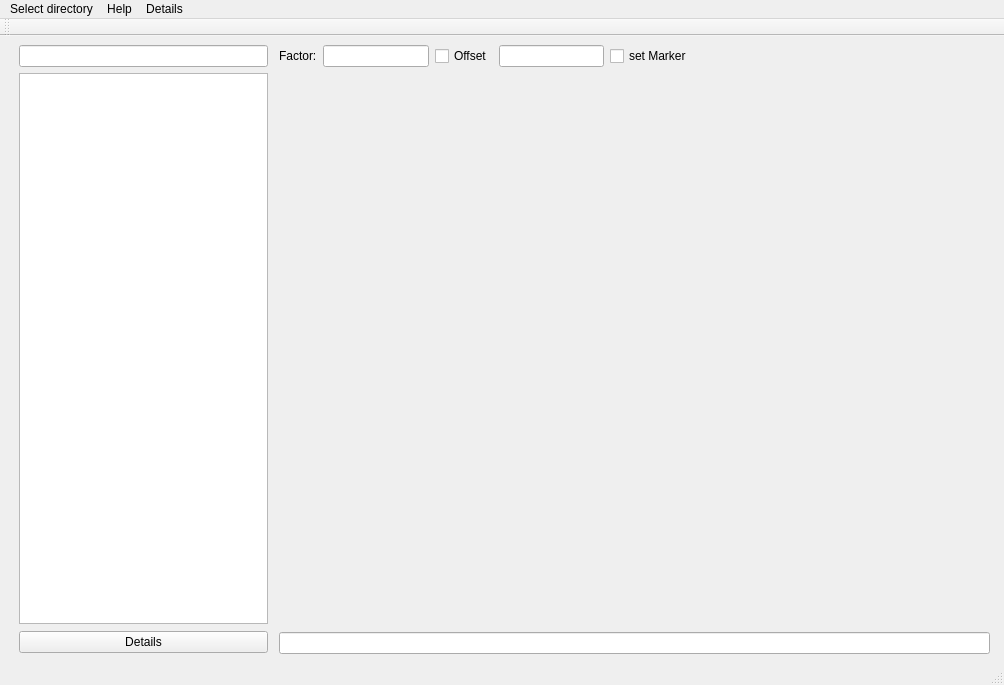
<?xml version="1.0" encoding="UTF-8"?>
<ui version="4.0">
 <class>Auger_data_browser</class>
 <widget class="QMainWindow" name="Auger_data_browser">
  <property name="geometry">
   <rect>
    <x>0</x>
    <y>0</y>
    <width>1004</width>
    <height>685</height>
   </rect>
  </property>
  <property name="windowTitle">
   <string>Auger data browser</string>
  </property>
  <widget class="QWidget" name="centralwidget">
   <layout class="QVBoxLayout" name="verticalLayout_2">
    <item>
     <layout class="QHBoxLayout" name="horizontalLayout">
      <property name="sizeConstraint">
       <enum>QLayout::SetMinimumSize</enum>
      </property>
      <property name="leftMargin">
       <number>5</number>
      </property>
      <property name="rightMargin">
       <number>5</number>
      </property>
      <item>
       <layout class="QVBoxLayout" name="verticalLayout_3">
        <property name="sizeConstraint">
         <enum>QLayout::SetMinimumSize</enum>
        </property>
        <property name="leftMargin">
         <number>5</number>
        </property>
        <property name="rightMargin">
         <number>5</number>
        </property>
        <item>
         <widget class="QLineEdit" name="lineEdit_directory">
          <property name="sizePolicy">
           <sizepolicy hsizetype="Minimum" vsizetype="Fixed">
            <horstretch>0</horstretch>
            <verstretch>0</verstretch>
           </sizepolicy>
          </property>
          <property name="minimumSize">
           <size>
            <width>20</width>
            <height>0</height>
           </size>
          </property>
         </widget>
        </item>
        <item>
         <widget class="QListWidget" name="listWidget">
          <property name="enabled">
           <bool>true</bool>
          </property>
          <property name="sizePolicy">
           <sizepolicy hsizetype="Minimum" vsizetype="Expanding">
            <horstretch>0</horstretch>
            <verstretch>0</verstretch>
           </sizepolicy>
          </property>
          <property name="minimumSize">
           <size>
            <width>20</width>
            <height>0</height>
           </size>
          </property>
          <property name="alternatingRowColors">
           <bool>true</bool>
          </property>
          <property name="selectionMode">
           <enum>QAbstractItemView::ExtendedSelection</enum>
          </property>
         </widget>
        </item>
        <item>
         <layout class="QHBoxLayout" name="horizontalLayout_3">
          <property name="topMargin">
           <number>1</number>
          </property>
          <property name="bottomMargin">
           <number>1</number>
          </property>
          <item>
           <widget class="QPushButton" name="pushButton_details">
            <property name="sizePolicy">
             <sizepolicy hsizetype="Minimum" vsizetype="Minimum">
              <horstretch>0</horstretch>
              <verstretch>0</verstretch>
             </sizepolicy>
            </property>
            <property name="minimumSize">
             <size>
              <width>0</width>
              <height>14</height>
             </size>
            </property>
            <property name="toolTip">
             <string>Show all details for the last data file</string>
            </property>
            <property name="text">
             <string>Details</string>
            </property>
           </widget>
          </item>
         </layout>
        </item>
       </layout>
      </item>
      <item>
       <layout class="QVBoxLayout" name="verticalLayout">
        <item>
         <layout class="QHBoxLayout" name="horizontalLayout_2">
          <property name="sizeConstraint">
           <enum>QLayout::SetMinimumSize</enum>
          </property>
          <item>
           <widget class="QLabel" name="label">
            <property name="text">
             <string>Factor:</string>
            </property>
           </widget>
          </item>
          <item>
           <widget class="QLineEdit" name="lineEdit_factor">
            <property name="sizePolicy">
             <sizepolicy hsizetype="Minimum" vsizetype="Fixed">
              <horstretch>0</horstretch>
              <verstretch>0</verstretch>
             </sizepolicy>
            </property>
            <property name="minimumSize">
             <size>
              <width>10</width>
              <height>0</height>
             </size>
            </property>
           </widget>
          </item>
          <item>
           <widget class="QCheckBox" name="checkBoxOffset">
            <property name="text">
             <string>Offset</string>
            </property>
           </widget>
          </item>
          <item>
           <widget class="QLineEdit" name="lineEdit_offset">
            <property name="sizePolicy">
             <sizepolicy hsizetype="Minimum" vsizetype="Fixed">
              <horstretch>0</horstretch>
              <verstretch>0</verstretch>
             </sizepolicy>
            </property>
            <property name="minimumSize">
             <size>
              <width>10</width>
              <height>0</height>
             </size>
            </property>
           </widget>
          </item>
          <item>
           <widget class="QCheckBox" name="checkBoxMarker">
            <property name="text">
             <string>set Marker</string>
            </property>
           </widget>
          </item>
          <item>
           <spacer name="horizontalSpacer">
            <property name="orientation">
             <enum>Qt::Horizontal</enum>
            </property>
            <property name="sizeHint" stdset="0">
             <size>
              <width>300</width>
              <height>20</height>
             </size>
            </property>
           </spacer>
          </item>
         </layout>
        </item>
        <item>
         <widget class="QLabel" name="drawWidget">
          <property name="sizePolicy">
           <sizepolicy hsizetype="Expanding" vsizetype="MinimumExpanding">
            <horstretch>1</horstretch>
            <verstretch>1</verstretch>
           </sizepolicy>
          </property>
          <property name="minimumSize">
           <size>
            <width>50</width>
            <height>50</height>
           </size>
          </property>
          <property name="text">
           <string/>
          </property>
          <layout class="QVBoxLayout" name="verticalLayout_2"/>
         </widget>
        </item>
        <item>
         <widget class="QLineEdit" name="lineEdit"/>
        </item>
       </layout>
      </item>
     </layout>
    </item>
   </layout>
  </widget>
  <widget class="QMenuBar" name="menubar">
   <property name="geometry">
    <rect>
     <x>0</x>
     <y>0</y>
     <width>1004</width>
     <height>22</height>
    </rect>
   </property>
   <widget class="QMenu" name="menuSelect_directory">
    <property name="title">
     <string>Select directory</string>
    </property>
    <addaction name="action_test"/>
    <addaction name="action_directory"/>
   </widget>
   <widget class="QMenu" name="menuHelp">
    <property name="title">
     <string>Help</string>
    </property>
    <addaction name="action_help"/>
   </widget>
   <widget class="QMenu" name="menuDetails">
    <property name="title">
     <string>Details</string>
    </property>
   </widget>
   <addaction name="menuSelect_directory"/>
   <addaction name="menuHelp"/>
   <addaction name="menuDetails"/>
  </widget>
  <widget class="QStatusBar" name="statusbar"/>
  <widget class="QToolBar" name="toolBar">
   <property name="windowTitle">
    <string>toolBar</string>
   </property>
   <attribute name="toolBarArea">
    <enum>TopToolBarArea</enum>
   </attribute>
   <attribute name="toolBarBreak">
    <bool>false</bool>
   </attribute>
  </widget>
  <action name="action_test">
   <property name="text">
    <string>Backup directory</string>
   </property>
  </action>
  <action name="action_directory">
   <property name="text">
    <string>Data directory</string>
   </property>
  </action>
  <action name="action_help">
   <property name="text">
    <string>About</string>
   </property>
  </action>
 </widget>
 <resources/>
 <connections/>
</ui>
